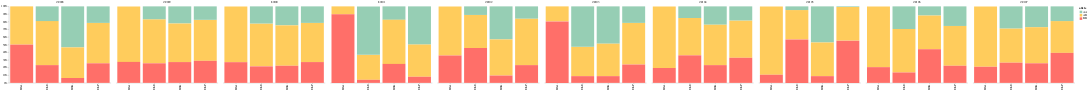

Notebook source saved alongside this figure:
### Code cell
alt.Chart(final).mark_bar().encode(
    x=alt.X('population:N', title=None),
    y=alt.Y('value:Q', axis=alt.Axis(grid=False, title=None), stack='normalize'),
    column=alt.Column('snp:N', title=None, sort=list(df.columns[1:11])),
    color=alt.Color('allele:N', scale=alt.Scale(range=['#96ceb4', '#ffcc5c','#ff6f69']))
).configure_view(
    strokeOpacity=0
)

### Figure 1 — Vega-Lite specification as saved in the notebook (floating-point values rounded to 4 significant figures)
{"$schema": "https://vega.github.io/schema/vega-lite/v3.4.0.json", "config": {"mark": {"tooltip": null}, "view": {"height": 300, "strokeOpacity": 0, "width": 400}}, "data": {"name": "data-ed4244765c5fa513765646719090e9e1"}, "datasets": {"data-ed4244765c5fa513765646719090e9e1": [{"allele": "AB", "population": "EthA", "snp": "r39098", "value": 54}, {"allele": "BB", "population": "EthA", "snp": "r39098", "value": 54}, {"allele": "AB", "population": "EthE", "snp": "r39098", "value": 72}, {"allele": "BB", "population": "EthE", "snp": "r39098", "value": 29}, {"allele": "AA", "population": "EthE", "snp": "r39098", "value": 24}, {"allele": "AA", "population": "EthK", "snp": "r39098", "value": 67}, {"allele": "AB", "population": "EthK", "snp": "r39098", "value": 50}, {"allele": "BB", "population": "EthK", "snp": "r39098", "value": 8}, {"allele": "AB", "population": "EthP", "snp": "r39098", "value": 66}, {"allele": "BB", "population": "EthP", "snp": "r39098", "value": 32}, {"allele": "AA", "population": "EthP", "snp": "r39098", "value": 27}, {"allele": "AB", "population": "EthA", "snp": "r39099", "value": 45}, {"allele": "BB", "population": "EthA", "snp": "r39099", "value": 17}, {"allele": "AB", "population": "EthE", "snp": "r39099", "value": 72}, {"allele": "BB", "population": "EthE", "snp": "r39099", "value": 32}, {"allele": "AA", "population": "EthE", "snp": "r39099", "value": 21}, {"allele": "AA", "population": "EthK", "snp": "r39099", "value": 28}, {"allele": "AB", "population": "EthK", "snp": "r39099", "value": 63}, {"allele": "BB", "population": "EthK", "snp": "r39099", "value": 34}, {"allele": "AB", "population": "EthP", "snp": "r39099", "value": 67}, {"allele": "BB", "population": "EthP", "snp": "r39099", "value": 36}, {"allele": "AA", "population": "EthP", "snp": "r39099", "value": 22}, {"allele": "AB", "population": "EthA", "snp": "r39100", "value": 62}, {"allele": "BB", "population": "EthA", "snp": "r39100", "value": 23}, {"allele": "AB", "population": "EthE", "snp": "r39100", "value": 70}, {"allele": "BB", "population": "EthE", "snp": "r39100", "value": 27}, {"allele": "AA", "population": "EthE", "snp": "r39100", "value": 28}, {"allele": "AA", "population": "EthK", "snp": "r39100", "value": 31}, {"allele": "AB", "population": "EthK", "snp": "r39100", "value": 66}, {"allele": "BB", "population": "EthK", "snp": "r39100", "value": 28}, {"allele": "AB", "population": "EthP", "snp": "r39100", "value": 64}, {"allele": "BB", "population": "EthP", "snp": "r39100", "value": 34}, {"allele": "AA", "population": "EthP", "snp": "r39100", "value": 27}, {"allele": "AB", "population": "EthA", "snp": "r39101", "value": 13}, {"allele": "BB", "population": "EthA", "snp": "r39101", "value": 112}, {"allele": "AB", "population": "EthE", "snp": "r39101", "value": 41}, {"allele": "BB", "population": "EthE", "snp": "r39101", "value": 5}, {"allele": "AA", "population": "EthE", "snp": "r39101", "value": 79}, {"allele": "AA", "population": "EthK", "snp": "r39101", "value": 22}, {"allele": "AB", "population": "EthK", "snp": "r39101", "value": 72}, {"allele": "BB", "population": "EthK", "snp": "r39101", "value": 31}, {"allele": "AB", "population": "EthP", "snp": "r39101", "value": 53}, {"allele": "BB", "population": "EthP", "snp": "r39101", "value": 10}, {"allele": "AA", "population": "EthP", "snp": "r39101", "value": 62}, {"allele": "AB", "population": "EthA", "snp": "r39102", "value": 52}, {"allele": "BB", "population": "EthA", "snp": "r39102", "value": 29}, {"allele": "AB", "population": "EthE", "snp": "r39102", "value": 54}, {"allele": "BB", "population": "EthE", "snp": "r39102", "value": 57}, {"allele": "AA", "population": "EthE", "snp": "r39102", "value": 14}, {"allele": "AA", "population": "EthK", "snp": "r39102", "value": 54}, {"allele": "AB", "population": "EthK", "snp": "r39102", "value": 59}, {"allele": "BB", "population": "EthK", "snp": "r39102", "value": 12}, {"allele": "AB", "population": "EthP", "snp": "r39102", "value": 76}, {"allele": "BB", "population": "EthP", "snp": "r39102", "value": 29}, {"allele": "AA", "population": "EthP", "snp": "r39102", "value": 20}, {"allele": "AB", "population": "EthA", "snp": "r39103", "value": 24}, {"allele": "BB", "population": "EthA", "snp": "r39103", "value": 98}, {"allele": "AB", "population": "EthE", "snp": "r39103", "value": 48}, {"allele": "BB", "population": "EthE", "snp": "r39103", "value": 11}, {"allele": "AA", "population": "EthE", "snp": "r39103", "value": 66}, {"allele": "AA", "population": "EthK", "snp": "r39103", "value": 61}, {"allele": "AB", "population": "EthK", "snp": "r39103", "value": 53}, {"allele": "BB", "population": "EthK", "snp": "r39103", "value": 11}, {"allele": "AB", "population": "EthP", "snp": "r39103", "value": 68}, {"allele": "BB", "population": "EthP", "snp": "r39103", "value": 30}, {"allele": "AA", "population": "EthP", "snp": "r39103", "value": 27}, {"allele": "AB", "population": "EthA", "snp": "r39104", "value": 62}, {"allele": "BB", "population": "EthA", "snp": "r39104", "value": 15}, {"allele": "AB", "population": "EthE", "snp": "r39104", "value": 61}, {"allele": "BB", "population": "EthE", "snp": "r39104", "value": 45}, {"allele": "AA", "population": "EthE", "snp": "r39104", "value": 19}, {"allele": "AA", "population": "EthK", "snp": "r39104", "value": 30}, {"allele": "AB", "population": "EthK", "snp": "r39104", "value": 66}, {"allele": "BB", "population": "EthK", "snp": "r39104", "value": 29}, {"allele": "AB", "population": "EthP", "snp": "r39104", "value": 61}, {"allele": "BB", "population": "EthP", "snp": "r39104", "value": 41}, {"allele": "AA", "population": "EthP", "snp": "r39104", "value": 23}, {"allele": "AB", "population": "EthA", "snp": "r39105", "value": 42}, {"allele": "BB", "population": "EthA", "snp": "r39105", "value": 5}, {"allele": "AB", "population": "EthE", "snp": "r39105", "value": 48}, {"allele": "BB", "population": "EthE", "snp": "r39105", "value": 71}, {"allele": "AA", "population": "EthE", "snp": "r39105", "value": 6}, {"allele": "AA", "population": "EthK", "snp": "r39105", "value": 59}, {"allele": "AB", "population": "EthK", "snp": "r39105", "value": 55}, {"allele": "BB", "population": "EthK", "snp": "r39105", "value": 11}, {"allele": "AB", "population": "EthP", "snp": "r39105", "value": 55}, {"allele": "BB", "population": "EthP", "snp": "r39105", "value": 69}, {"allele": "AA", "population": "EthP", "snp": "r39105", "value": 1}, {"allele": "AB", "population": "EthA", "snp": "r39106", "value": 58}, {"allele": "BB", "population": "EthA", "snp": "r39106", "value": 15}, {"allele": "AB", "population": "EthE", "snp": "r39106", "value": 71}, {"allele": "BB", "population": "EthE", "snp": "r39106", "value": 17}, {"allele": "AA", "population": "EthE", "snp": "r39106", "value": 37}, {"allele": "AA", "population": "EthK", "snp": "r39106", "value": 15}, {"allele": "AB", "population": "EthK", "snp": "r39106", "value": 55}, {"allele": "BB", "population": "EthK", "snp": "r39106", "value": 55}, {"allele": "AB", "population": "EthP", "snp": "r39106", "value": 65}, {"allele": "BB", "population": "EthP", "snp": "r39106", "value": 28}, {"allele": "AA", "population": "EthP", "snp": "r39106", "value": 32}, {"allele": "AB", "population": "EthA", "snp": "r39107", "value": 60}, {"allele": "BB", "population": "EthA", "snp": "r39107", "value": 16}, {"allele": "AB", "population": "EthE", "snp": "r39107", "value": 56}, {"allele": "BB", "population": "EthE", "snp": "r39107", "value": 33}, {"allele": "AA", "population": "EthE", "snp": "r39107", "value": 36}, {"allele": "AA", "population": "EthK", "snp": "r39107", "value": 34}, {"allele": "AB", "population": "EthK", "snp": "r39107", "value": 59}, {"allele": "BB", "population": "EthK", "snp": "r39107", "value": 32}, {"allele": "AB", "population": "EthP", "snp": "r39107", "value": 52}, {"allele": "BB", "population": "EthP", "snp": "r39107", "value": 49}, {"allele": "AA", "population": "EthP", "snp": "r39107", "value": 24}]}, "encoding": {"color": {"field": "allele", "scale": {"range": ["#96ceb4", "#ffcc5c", "#ff6f69"]}, "type": "nominal"}, "column": {"field": "snp", "sort": ["r0", "r1", "r2", "r3", "r4", "r5", "r6", "r7", "r8", "r9"], "title": null, "type": "nominal"}, "x": {"field": "population", "title": null, "type": "nominal"}, "y": {"axis": {"grid": false, "title": null}, "field": "value", "stack": "normalize", "type": "quantitative"}}, "mark": "bar"}
